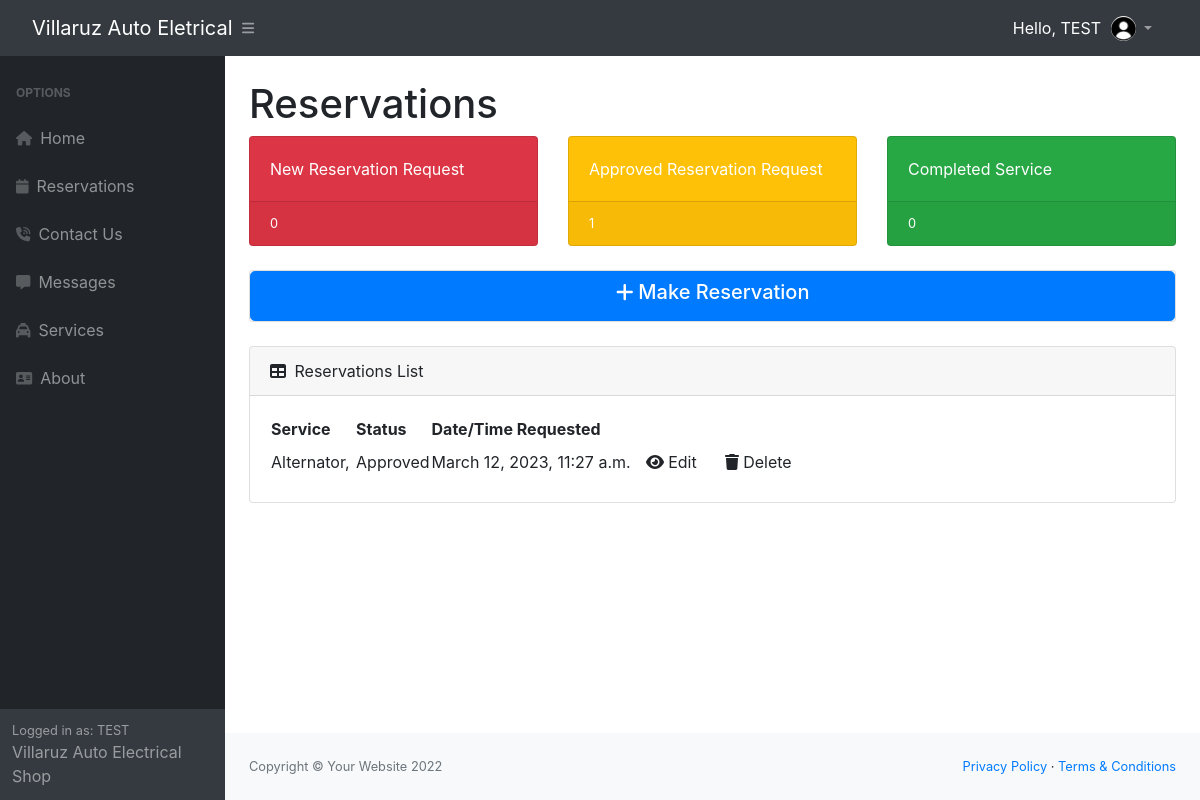
The page /reservations/ (signed in) on the database its author committed.
### shop/models.py (models this page shows, shortened)
class Customer(models.Model):
    phone_regex = RegexValidator(
        regex=phone_regex,
        message="Phone number must be entered in the format: '+999999999'. Up to 15 digits allowed."
    )
    user = models.OneToOneField(
        User, null=True, blank=True, on_delete=models.CASCADE)
    name = models.CharField(max_length=200, null=True)
    address = models.CharField(max_length=200, null=True)
    phone_number = models.CharField(
        validators=[phone_regex], max_length=17, blank=True, null=True, unique=False)
    email = models.EmailField(max_length=200, blank=True, null=True)
    profile_pic = models.ImageField(
        default="profile.png", null=True, blank=True)
    date_created = models.DateTimeField(auto_now_add=True, null=True)

class Service(models.Model):
    name = models.CharField(max_length=200, null=True)
    description = models.CharField(max_length=200, null=True, blank=True)
    date_created = models.DateTimeField(auto_now_add=True)
    def __str__(self):
        return self.name

class Shop(models.Model):
    COMPLETE = (
        ('New', 'New'),
        ('Approved', 'Approved'),
        ('Completed', 'Completed'),
    )
    customer = models.ForeignKey(
        Customer, null=True, on_delete=models.CASCADE)
    status = models.CharField(
        max_length=200, null=True, choices=COMPLETE, default='New')
    service = models.ManyToManyField(Service)
    date = models.DateField(null=True, blank=True)
    time = models.TimeField(null=True, blank=True, validators=[
                            MinValueValidator(time(9, 0)), MaxValueValidator(time(17, 0))])
    created = models.DateTimeField(auto_now_add=True)
    class Meta:
        ordering = ['-created']

### shop/views.py (the view)
# urls.py: path('reservations/', views.reservationPage, name='reservations'),
@login_required(login_url='login')
def reservationPage(request):
    reservations = request.user.customer.shop_set.all().order_by('-created')
    new_reservation = reservations.filter(status='New').count()
    approved_reservation = reservations.filter(status='Approved').count()
    completed = reservations.filter(status='Completed').count()
    context = {'reservations': reservations, 'new_reservation': new_reservation,
               'approved_reservation': approved_reservation, 'completed': completed}
    return render(request, 'shop/user/reservations.html', context)

### shop/templates/shop/user/reservations.html (shortened to what this page needs)
{% extends 'shop/index.html' %}
{% block content %}
{% load static %}
<div id="layoutSidenav_content">
    <main>
        <div class="container-fluid px-4">
            <h1 class="mt-4">Reservations</h1>
            <div class="row">
                <div class="col-xl-4 col-md-6">
                    <div class="card bg-danger text-white mb-4">
                        <div class="card-body">New Reservation Request</div>
                        <div class="card-footer d-flex align-items-center justify-content-between">
                            <div class="small text-white stretched-link">{{new_reservation}}</div>
                        </div>
                    </div>
                </div>
                <div class="col-xl-4 col-md-6">
                    <div class="card bg-warning text-white mb-4">
                        <div class="card-body">Approved Reservation Request</div>
                        <div class="card-footer d-flex align-items-center justify-content-between">
                            <div class="small text-white stretched-link">{{approved_reservation}}</div>
                        </div>
                    </div>
                </div>
                <div class="col-xl-4 col-md-6">
                    <div class="card bg-success text-white mb-4">
                        <div class="card-body">Completed Service</div>
                        <div class="card-footer d-flex align-items-center justify-content-between">
                            <div class="small text-white stretched-link">{{completed}}</div>
                        </div>
                    </div>
                </div>
            </div>
            <div class="row">
                <div class="col-xl-12">
                    <div class="card mb-4">
                        <a href="{% url 'reservation' user.customer.id %}" button type="button"
                            class="btn btn-primary btn-lg btn-block">
                            <h5><i class="fa fa-add"></i> Make Reservation</h5>
                        </a></button>
                    </div>
                </div>
            </div>
            <div class="row">
                <div class="col-xl-12">
                    <div class="card mb-4">
                        <div class="card-header">
                            <i class="fas fa-table me-1"></i>
                            Reservations List
                        </div>
                        <div class="card-body">
                            <table id="datatablesSimple">
                                <thead>
                                    <tr>
                                        <th>Service</th>
                                        <th>Status</th>
                                        <th>Date/Time Requested</th>
                                        <th style="text-align:center" colspan="2"></th>
                                        <th></th>
                                    </tr>
                                </thead>
                                <tbody>
                                    {% for reservation in reservations %}
                                    <tr>
                                        <td>
                                        {% for services in reservation.service.all %}
                                        {{services}},&nbsp;
                                        {% endfor %}
                                        </td>
                                        <td>{{reservation.status}}</td>
                                        <td>{{reservation.created}}</td>
                                        <td><a href="{% url 'update_reservation' reservation.id %}" button
                                            class="btn"><i class="fa fa-eye"></i> Edit</button></a></td>
                                        <td><a href="{% url 'delete_reservation' reservation.id %}" button
                                            class="btn"><i class="fa fa-trash"></i> Delete</button></a></td>
                                    </tr>
                                    {% empty %}
                                    <h3>No Items in List</h3>
                                    {% endfor %}
                                </tbody>
                            </table>
                        </div>
                    </div>
                </div>
            </div>
        </div>
    </main>
    <footer class="py-4 bg-light mt-auto">
        <div class="container-fluid px-4">
            <div class="d-flex align-items-center justify-content-between small">
                <div class="text-muted">Copyright &copy; Your Website 2022</div>
                <div>
                    <a href="#">Privacy Policy</a>
                    &middot;
                    <a href="#">Terms &amp; Conditions</a>
                </div>
            </div>
        </div>
    </footer>
</div>
{% endblock %}

### shop/templates/shop/index.html (shortened to what this page needs)
<!DOCTYPE html>
<html lang="en">
    {% load static %}
    <head>
        <link href="https://cdn.jsdelivr.net/npm/simple-datatables@latest/dist/style.css" rel="stylesheet" />
        <link href="{% static 'css/styles.css' %}" rel="stylesheet" />
        <link href="{% static 'css/custom.css' %}" rel="stylesheet" />
        <link rel="stylesheet" href="https://cdnjs.cloudflare.com/ajax/libs/font-awesome/4.7.0/css/font-awesome.min.css">
        <link href="//maxcdn.bootstrapcdn.com/bootstrap/4.0.0/css/bootstrap.min.css" rel="stylesheet" id="bootstrap-css">
    </head>
    <body class="sb-nav-fixed">
        <nav class="sb-topnav navbar navbar-expand navbar-dark bg-dark">
            <a class="navbar-brand ps-3" href="{% url 'dashboard' %}">Villaruz Auto Eletrical</a>
            <button class="btn btn-link btn-sm order-1 order-lg-0 me-4 me-lg-0" id="sidebarToggle" href="#!"><i class="fas fa-bars"></i></button>
            {% if request.user.is_staff %}
            <div class="container" style="display: flex; justify-content: flex-end;">
                <div class="user-info">
                  <div class="big" style="color:white">Hello, {{request.user | upper }}</div>
                  <img src="{% static 'images/villaruz.jpg' %}" class="profile-pic" alt="user image" style="width:25px; height:25px;">
                </div>
            </div>
            {% else %}
            <div class="container" style="display: flex; justify-content: flex-end;">
                <div class="user-info">
                  <div class="big" style="color:white">Hello, {{request.user | upper }}</div>
                  <img src="{{request.user.customer.profile_pic.url}}" class="profile-pic" alt="user image" style="width:25px; height:25px;">
                </div>
            </div>
            {% endif %}
            <ul class="navbar-nav ms-auto ms-md-0 me-3 me-lg-4">
                <li class="nav-item dropdown">
                    <a class="nav-link dropdown-toggle" id="navbarDropdown" href="#" role="button" data-bs-toggle="dropdown" aria-expanded="false"></i></a>
                </li>
            </ul>
        </nav>
        <div id="layoutSidenav">
            <div id="layoutSidenav_nav">
                <nav class="sb-sidenav accordion sb-sidenav-dark" id="sidenavAccordion">
                    <div class="sb-sidenav-menu">
                        <div class="nav">
                            <div class="sb-sidenav-menu-heading">Options</div>
                            <a class="nav-link" href="{% url 'dashboard' %}">
                                <div class="sb-nav-link-icon"><i class="fas fa-house"></i></div>
                                Home
                            </a>
                            {% if request.user.is_staff %}
                            <a class="nav-link collapsed" href="{% url 'allmessage_page' %}">
                                <div class="sb-nav-link-icon"><i class="fas fa-message"></i></div>
                                All Messages
                            </a>
                            <a class="nav-link collapsed" href="{% url 'customer' %}">
                                <div class="sb-nav-link-icon"><i class="fas fa-user"></i></div>
                                Customers
                            </a>
                            <!-- <a class="nav-link collapsed" href="{% url 'customer' %}">
                                <div class="sb-nav-link-icon"><i class="fas fa-bars"></i></div>
                                Reviews
                            </a> -->
                            {% else %}
                            <a class="nav-link collapsed" href="{% url 'reservations' %}">
                                <div class="sb-nav-link-icon"><i class="fas fa-calendar"></i></div>
                                Reservations
                            </a>
                            <a class="nav-link" href="{% url 'submit_message' user.customer.id %}">
                                <div class="sb-nav-link-icon"><i class="fas fa-phone-volume"></i></div>
                                Contact Us
                            </a>
                            <a class="nav-link collapsed" href="{% url 'message_page' %}">
                                <div class="sb-nav-link-icon"><i class="fas fa-message"></i></div>
                                Messages
                            </a>
                            <a class="nav-link" href="{% url 'services' %}">
                                <div class="sb-nav-link-icon"><i class="fas fa-taxi"></i></div>
                                Services
                            </a>
                            <a class="nav-link" href="{% url 'about' %}">
                                <div class="sb-nav-link-icon"><i class="fas fa-address-card"></i></div>
                                About
                            </a>
                            {% endif %}
                        </div>
                    </div>
                    <div class="sb-sidenav-footer">
                        <div class="small">Logged in as: {{request.user | upper}}</div>
                        Villaruz Auto Electrical Shop
                    </div>
                </nav>
            </div>
            {% block content %}
            {% endblock %}
        </div>
    </body>
</html>

### shop/templates/shop/index.html (style rules this page uses)
.user-info { display: flex; align-items: center; }
.user-info img { margin-left: 10px; }
.profile-pic { margin: 0 auto; border-radius: 50%; }

### rows shown on the page
Shop: status "Approved", created "March 12, 2023, 11:27 a.m."
Service: name "Alternator"

### other values the page prints
{{ request.user | upper }} "TEST"
{{ new_reservation }} "0"
{{ approved_reservation }} "1"
{{ completed }} "0"
